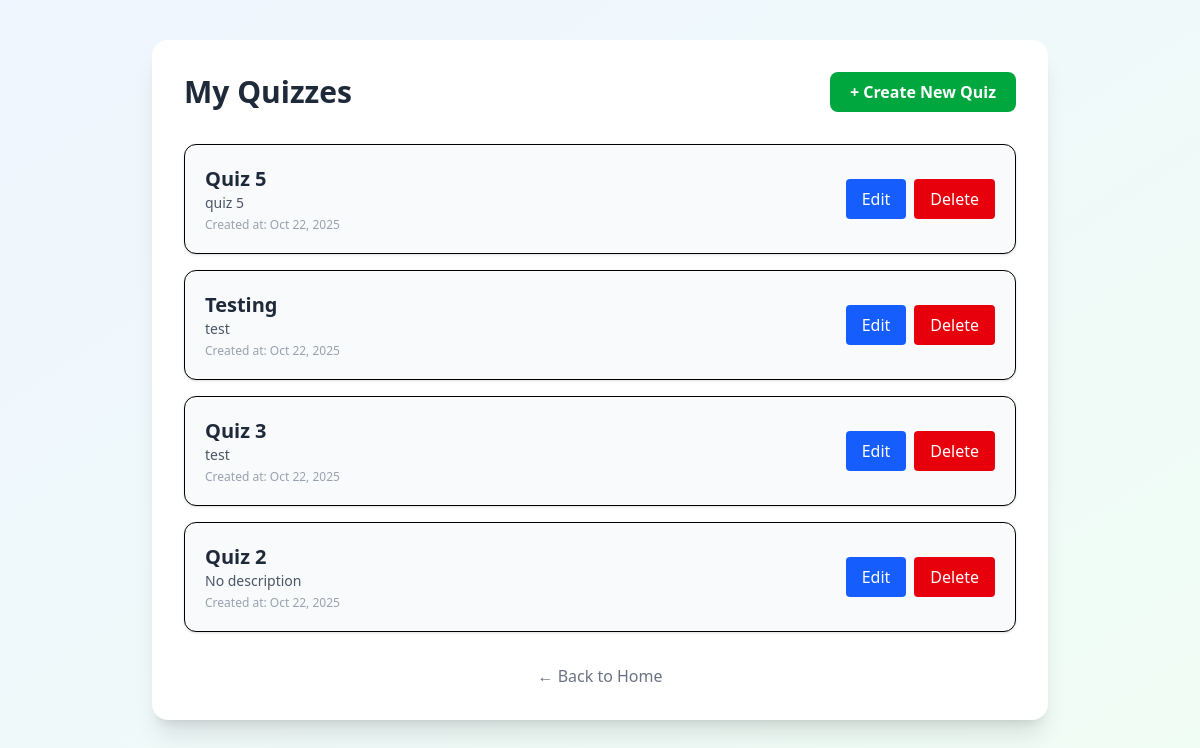
/quiz/my_quizzes/ (signed in), run on an earlier commit of the app's database.
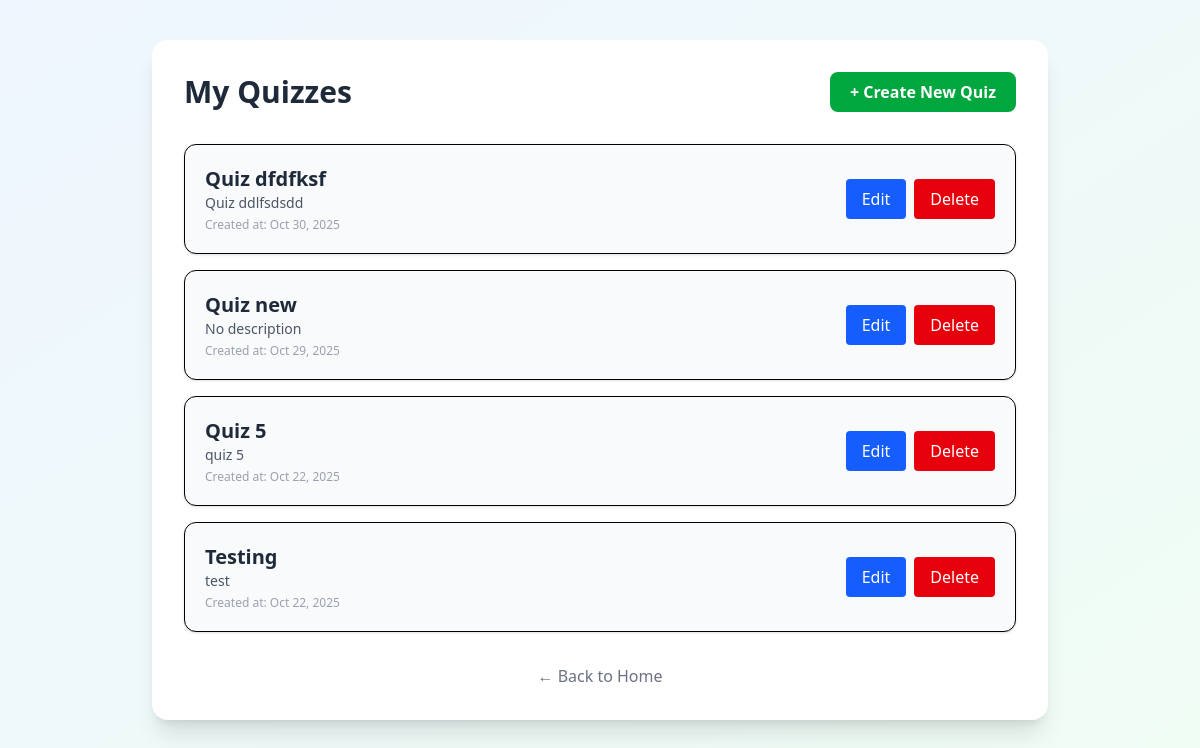
And on a later commit of the database.
### quiz/models.py (models this page shows, shortened)
class Quiz(models.Model):
    tutor = models.ForeignKey(
        settings.AUTH_USER_MODEL,
        on_delete=models.CASCADE,
        related_name='quizzes',
        limit_choices_to={'role': 'tutor'}
    )
    title = models.CharField(max_length=255)
    description = models.TextField(blank=True)
    created_at = models.DateTimeField(auto_now_add=True)

### quiz/views.py (the view)
# urls.py: path('my_quizzes/', my_quizzes_view, name='my_quizzes'),
@login_required
def my_quizzes_view(request):
    if request.user.role != 'tutor':
        return redirect('home')
    quizzes = Quiz.objects.filter(tutor=request.user).order_by('-created_at')
    return render(request, 'my_quizzes.html', {'quizzes': quizzes})

### quiz/templates/my_quizzes.html (shortened to what this page needs)
{% load static %}
<!DOCTYPE html>
<html lang="en">
<head>
    <link rel="stylesheet" href="{% static 'dist/output.css' %}">
</head>
<body class="bg-linear-to-br from-blue-50 to-green-50 min-h-screen flex flex-col items-center py-10 px-4">
    <div class="w-full max-w-4xl bg-white rounded-2xl shadow-xl p-8 space-y-8">
        <div class="flex flex-col md:flex-row justify-between items-center gap-4">
            <h1 class="text-3xl font-bold text-gray-800">My Quizzes</h1>
            <a href="{% url 'create_quiz' %}" class="bg-green-600 text-white px-5 py-2 rounded-lg font-semibold hover:bg-green-700 transition">
                + Create New Quiz
            </a>
        </div>
        <div id="quiz-list" class="space-y-4">
            {% if quizzes %}
            {% for quiz in quizzes %}
                <div class="quiz-item border rounded-xl p-5 shadow-sm hover:shadow-md transition bg-gray-50 flex flex-col md:flex-row justify-between items-start md:items-center gap-3">
                    <div>
                        <h2 class="text-xl font-semibold text-gray-800">{{ quiz.title }}</h2>
                        <p class="text-gray-600 text-sm">{{ quiz.description|default:"No description" }}</p>
                        <p class="text-xs text-gray-400 mt-1">Created at: {{ quiz.created_at|date:"M d, Y" }}</p>
                    </div>
                    <div class="flex gap-2">
                        <a href="{% url 'add_question' quiz.id %}" class="bg-blue-600 text-white px-4 py-2 rounded hover:bg-blue-700 transition">
                            Edit
                        </a>
                        <button data-quiz-id="{{ quiz.id }}" onclick="deleteQuiz(this.dataset.quizId)" class="bg-red-600 text-white px-4 py-2 rounded hover:bg-red-700 transition">
                            Delete
                        </button>
                    </div>
                </div>
            {% endfor %}
            {% else %}
                <p class="text-gray-600 text-center">You haven't created any quizzes yet.</p>
            {% endif %}
        </div>
        <div class="text-center mt-6">
            <a href="{% url 'home' %}" class="text-gray-500 hover:text-gray-700 hover:underline">← Back to Home</a>
        </div>
    </div>
</body>
</html>

What changed in the data, as far as the page shows it:
removed Quiz: title "Quiz 3", description "test", created_at "Oct 22, 2025"
removed Quiz: title "Quiz 2", description "No description", created_at "Oct 22, 2025"
added Quiz: title "Quiz dfdfksf", description "Quiz ddlfsdsdd", created_at "Oct 30, 2025"
added Quiz: title "Quiz new", description "No description", created_at "Oct 29, 2025"
